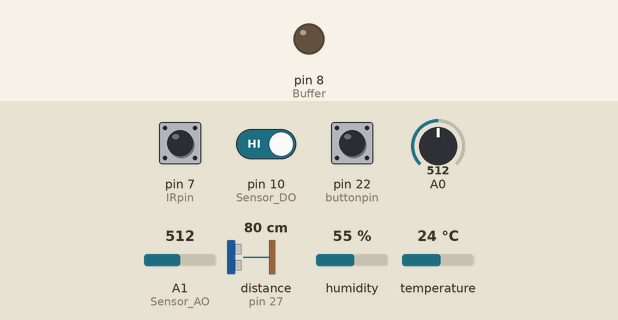
Simulated run of this sketch. Board: Arduino Mega 2560, built with avr-gcc and run on an emulated ATmega2560. Shown: output pins drawn as LEDs (lit = HIGH). Wiring (inferred from the names in the program): ultrasonic range finder: trigger pin 26; echo pin 27; servo: signal pin 4. Dashed ring = blinking. The test bench sets the inputs (shaded band); at power-on: pin 10 (Sensor_DO) HIGH, distance to the obstacle (sensor on pin 27) 80 cm, pin 7 (IRpin) HIGH, pin 22 (buttonpin) LOW, A0 = 512, A1 (Sensor_AO) = 512, humidity 55 %, temperature 24 °C. The echo pulse lasts 58.3 µs per cm; servo pulses on a pin are drawn as a servo (544–2400 µs = 0–180°); pins used as bus, display or sensor lines are not drawn; what the sketch prints to the serial monitor is not drawn.

Above: at 2.2 s.
2.3 s: pin 10 (Sensor_DO) driven LOW
At 5.0 s:
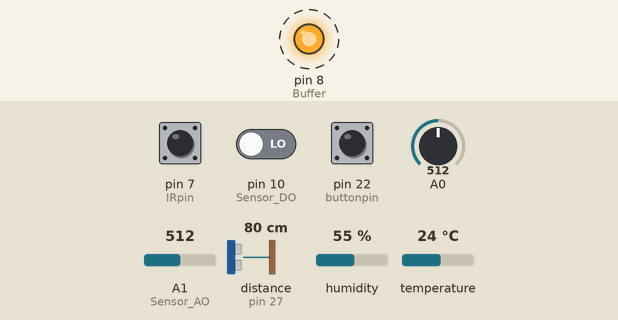
17.3 s: pin 10 (Sensor_DO) driven HIGH
At 19.7 s:
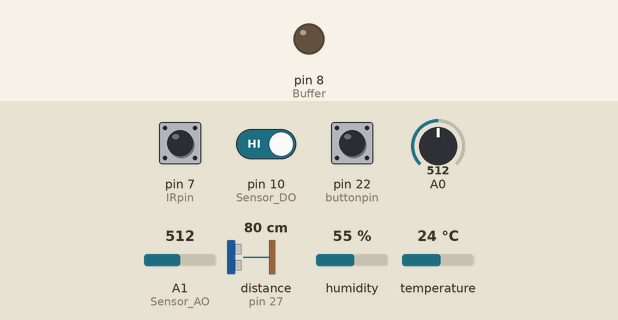
20.0 s: distance to the obstacle (sensor on pin 27) set to 12 cm
22.1 s: distance to the obstacle (sensor on pin 27) set to 9 cm
At 24.4 s:
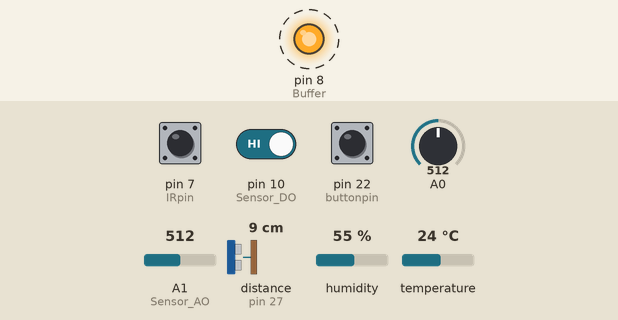
Timing chart, 0 to 29.5 s (numbered marks = the images above; inputs shaded):
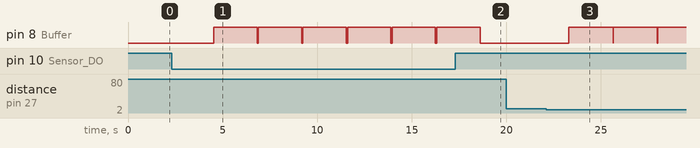

The sketch:

dht_arduino.ino
```cpp
//ThatsEngineering
//Sending Data from Arduino to NodeMCU Via Serial Communication
//Arduino code

//Sensor Lib
#include <DHT.h>

//Arduino to NodeMCU Lib
#include <SoftwareSerial.h>
#include <ArduinoJson.h>

//Initialise Arduino to NodeMCU (5=Rx & 6=Tx)
SoftwareSerial nodemcu(5, 6);
SoftwareSerial arduino(11,12);

//Initialisation of DHT11 Sensor
#define DHTPIN 23
DHT dht(DHTPIN, DHT11);
float temp;
float hum;

//Initialisation of Fire Sensor
#define buttonpin 22
//int buttonpin=22;
int fire_val;
String fire;
int F;

//Initialisation of Echo Sensor
const int TrigPin = 26;
const int EchoPin = 27;
float cm;

//Initialisation of Buzzer
const int Buffer = 8;

//Initialisation of Water
const int Water = 0;
float water_temp,water_data;

//Initialisation of MQ2
#define Sensor_DO 10
#define Sensor_AO A1
unsigned int sensorValue = 0;
String MQ2;
int M;

//Initiallisation of Servo.h
int servoPin = 4;
int pos = 0;
int button1,button2;

//Initiallisation of IR
int count=0;
int out = 0;
int IR_val;
bool b=false;
const int IRpin = 7;

void setup() {
  Serial.begin(9600);
  pinMode(buttonpin,INPUT);
  pinMode(TrigPin, OUTPUT);
  pinMode(EchoPin, INPUT);
  pinMode(Buffer, OUTPUT);
  pinMode(Sensor_DO,INPUT);
  pinMode(servoPin, OUTPUT);
  pinMode(IRpin, INPUT);
  dht.begin();
  nodemcu.begin(9600);
  arduino.begin(9600);
  button1 = 0;
  button2 = 0;
  delay(1000);

  Serial.println("Program started");
}

void loop() {
  StaticJsonDocument<600> doc2;
  DeserializationError error = deserializeJson(doc2,arduino);
  if(error){
    Serial.println("出错");
    Serial.println("-------------------");
  }
  Serial.println("-------------------");
  button1 = doc2["button1"];
  button2 = doc2["button2"];
  Serial.println("Recieve Message");
  Serial.print("button1: ");
  Serial.println(button1);
  Serial.print("button2: ");
  Serial.println(button2);
  Serial.println("---------------------");
  StaticJsonDocument<2000> doc;
  //Obtain Temp and Hum data
  dht11_func();
  //Obtain fire_val
  fire_func();
  //Obtain Echo;
  Echo_func();
  //Obtain_Water
  Water_func();
  //Obtain_MQ2
  MQ2_func();
  //Obtain_servo
  servo_func();

  IRcount_func();
  //Assign collected data to JSON Object
  doc["humidity"] = hum;
  doc["temperature"] = temp;
  doc["fire"] = fire;
  doc["echo"] = cm;
  doc["water_depth"] = water_data;
  doc["MQ2"] = MQ2;
  doc["IR"] = IR_val;
  doc["M"] = M;
  doc["F"] = F;
  //Send data to NodeMCU
  serializeJson(doc,nodemcu);
  //doc.printTo(nodemcu);
  doc.clear();

  delay(1000);
}

void dht11_func() {

  hum = dht.readHumidity();
  temp = dht.readTemperature();
  Serial.print("Humidity: ");
  Serial.println(hum);
  Serial.print("Temperature: ");
  Serial.println(temp);

}

void fire_func(){

  fire_val = digitalRead(buttonpin);
  if(fire_val==HIGH){
    fire = "燃气灶开启";
    F = 1;
    }
  else if(fire_val == LOW){
    fire = "燃气灶关闭";
    F = 0;
    }
    Serial.print("F：");
    Serial.println(F);
    Serial.print("Fire: ");
    Serial.println(fire);
}

void Echo_func(){
   digitalWrite(Buffer, LOW);
   digitalWrite(TrigPin, LOW);
   delayMicroseconds(2);
   digitalWrite(TrigPin, HIGH);
   delayMicroseconds(10);
   digitalWrite(TrigPin, LOW);

   cm = pulseIn(EchoPin, HIGH) / 58.0; // cm
   cm = (int(cm * 100.0)) / 100.0;
   Serial.print("Echo: ");
   Serial.println(cm);
   if(cm>=2 && cm<=10){
    digitalWrite(Buffer, HIGH);
   }
}

void Water_func(){
  water_temp=(long)analogRead(0);
  water_data=(water_temp/650)*4;
  Serial.print("the depth is:");
  Serial.print(water_data);
  Serial.println("cm");
}

void MQ2_func(){
  //digitalWrite(Buffer, LOW);
  sensorValue = analogRead(Sensor_AO);
  Serial.print("Sensor AO Value = ");
  Serial.println(sensorValue);
  if(digitalRead(Sensor_DO) == LOW)
  {
    Serial.println("Alarm!");
    MQ2 = "烟雾报警";
    M = 1;
    digitalWrite(Buffer, HIGH);
  }
  else if(digitalRead(Sensor_DO) == HIGH){
    MQ2 = "正常";
    M = 0;
  }
  Serial.print("M = ");
  Serial.println(M);
}

void servo_func(){
  if(button1 == 3 ){
    servo(180);
    delay(100);
  }
  else if(button2 == 2){
    servo(90);
    delay(100);
  }

}

void servo(int angle){
  for(int i=0;i<50;i++){
    int pulsewidth = (angle * 11) + 500;
    digitalWrite(servoPin, HIGH);
    delayMicroseconds(pulsewidth);
    digitalWrite(servoPin, LOW);
    delayMicroseconds(20000 - pulsewidth);
  }
  delay(100);
}

void IRcount_func(){
  if (digitalRead(IRpin)==LOW)
  {
    if(b == false){
      b=true;
      count += 1;
      IR_val = 0;
      Serial.print("OK:");
      Serial.println(count);
      Serial.print("detected: ");
      Serial.println(IR_val);
    }
  }
  else{
    b=false;
    IR_val = 1;
    Serial.print("no detected: ");
    Serial.println(IR_val);
  }

//    IR_val = digitalRead(IRpin);
//    Serial.print("IR_val: ");
//    Serial.println(IR_val);
}
```

Measured:
- the behaviour switches between 11 and 10 cm on distance to the obstacle (sensor on pin 27) (found by bisection; images 2 and 3)
- after the input at 2.3 s, pin 8 (Buffer): alternates HIGH for 2.3 s and LOW for 0.07 s, starting after 2.2 s
- after the input at 17.3 s, pin 8 (Buffer): goes on until 18.6 s, then stays LOW
- after the input at 20.0 s, every drawn part: stays the same
- after the input at 22.1 s, pin 8 (Buffer): alternates HIGH for 2.3 s and LOW for 0.01 s, starting after 1.2 s
